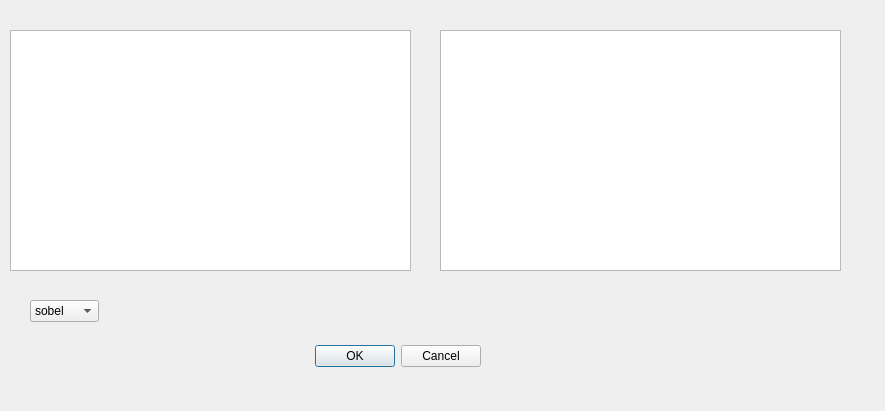
<?xml version="1.0" encoding="UTF-8"?>
<ui version="4.0">
 <class>Dialog</class>
 <widget class="QDialog" name="Dialog">
  <property name="geometry">
   <rect>
    <x>0</x>
    <y>0</y>
    <width>885</width>
    <height>411</height>
   </rect>
  </property>
  <property name="windowTitle">
   <string>Dialog</string>
  </property>
  <widget class="QDialogButtonBox" name="buttonBox">
   <property name="geometry">
    <rect>
     <x>140</x>
     <y>340</y>
     <width>341</width>
     <height>32</height>
    </rect>
   </property>
   <property name="orientation">
    <enum>Qt::Horizontal</enum>
   </property>
   <property name="standardButtons">
    <set>QDialogButtonBox::Cancel|QDialogButtonBox::Ok</set>
   </property>
  </widget>
  <widget class="QComboBox" name="comboBox">
   <property name="geometry">
    <rect>
     <x>30</x>
     <y>300</y>
     <width>69</width>
     <height>22</height>
    </rect>
   </property>
   <item>
    <property name="text">
     <string>sobel</string>
    </property>
   </item>
   <item>
    <property name="text">
     <string>Roberts</string>
    </property>
   </item>
  </widget>
  <widget class="QGraphicsView" name="graphicsView">
   <property name="geometry">
    <rect>
     <x>10</x>
     <y>30</y>
     <width>401</width>
     <height>241</height>
    </rect>
   </property>
  </widget>
  <widget class="QGraphicsView" name="graphicsView_2">
   <property name="geometry">
    <rect>
     <x>440</x>
     <y>30</y>
     <width>401</width>
     <height>241</height>
    </rect>
   </property>
  </widget>
 </widget>
 <resources/>
 <connections>
  <connection>
   <sender>buttonBox</sender>
   <signal>accepted()</signal>
   <receiver>Dialog</receiver>
   <slot>accept()</slot>
   <hints>
    <hint type="sourcelabel">
     <x>248</x>
     <y>254</y>
    </hint>
    <hint type="destinationlabel">
     <x>157</x>
     <y>274</y>
    </hint>
   </hints>
  </connection>
  <connection>
   <sender>buttonBox</sender>
   <signal>rejected()</signal>
   <receiver>Dialog</receiver>
   <slot>reject()</slot>
   <hints>
    <hint type="sourcelabel">
     <x>316</x>
     <y>260</y>
    </hint>
    <hint type="destinationlabel">
     <x>286</x>
     <y>274</y>
    </hint>
   </hints>
  </connection>
 </connections>
</ui>
